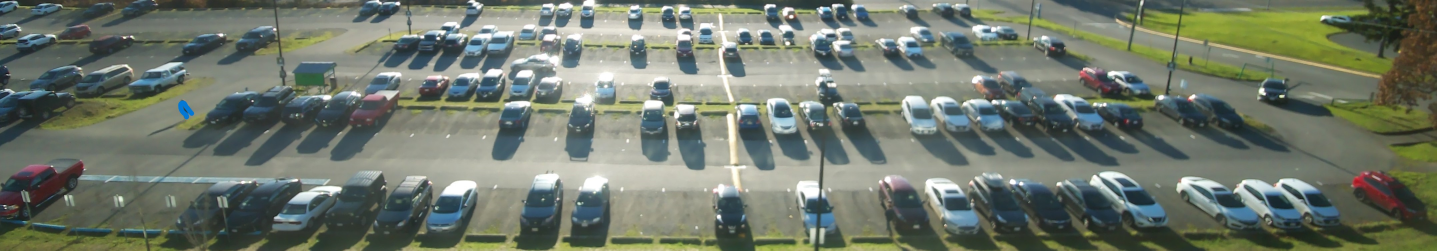
#> input picture Pics/PLPi3.jpg, 4310 x 752 px (shown at 1/3 size)
$ python 'Final Pi 3.py'
#> lines starting #> are read from the running program, lines starting #| are printed output that depends on the picture; after the words box and inside, x2 and y2 are one past the last pixel; in counts of white or black regions, pixels touching at a corner belong together
"""
Program Name: Spot Detection from Pi Image, V-3
Author: Get Parked
Creation Date: 15/09/2023
Description: This program reads an image taken from the Pi, ideally a parking lot and will perform open stall detection by filtering by,
stall colour comparison, rectangularity, minimum area and percentage of stalls' ground pixels.

It then will gather this information in an array and transmit the data to The Things Network.
"""

# Import Libraries
import cv2 as cv
import numpy as np
import serial

print("Starting")

# Variable Initialization
OpenSpotsCtr = 0
ParkingSpotsArray = [1] * 184
ser = serial.Serial('/dev/ttyS0', 115200, timeout=3)

H_BFR = 1
S_BFR = 5
V_BFR = 18

B_h_max = 0
B_s_max = 0
B_v_max = 0

P_h_max = 0
P_s_max = 0
P_v_max = 0

R_h_max = 0
R_s_max = 0
R_v_max = 0

G_h_max = 0
G_s_max = 0
G_v_max = 0

O_h_max = 0
O_s_max = 0
O_v_max = 0

Y_h_max = 0
Y_s_max = 0
Y_v_max = 0


# Function Definitions

def process_region(img, vertices, lower_gray, upper_gray, half_side, tolerance, min_area):
    hsv = cv.cvtColor(img, cv.COLOR_BGR2HSV)
    mask = cv.inRange(hsv, lower_gray, upper_gray)

    # Create Poligonal mask
    poly_mask = np.zeros_like(mask)
    vertices_array = np.array([vertices], dtype=np.int32)
    cv.fillPoly(poly_mask, vertices_array, 255)

    # Apply mask to original image
    masked = cv.bitwise_and(mask, mask, mask=poly_mask)

    height, width = masked.shape
    new_mask = np.zeros_like(masked)

    for y in range(half_side, height - half_side):
        for x in range(half_side, width - half_side):
            if masked[y, x] == 255:
                square = masked[y-half_side:y+half_side, x-half_side:x+half_side]
                if np.sum(square) / 255 >= (2 * half_side * 2 * half_side * tolerance):
                    new_mask[y-half_side:y+half_side, x-half_side:x+half_side] = 255

    contours, _ = cv.findContours(new_mask, cv.RETR_EXTERNAL, cv.CHAIN_APPROX_SIMPLE)
    final_mask = np.zeros_like(new_mask)
    for contour in contours:
        if cv.contourArea(contour) >= min_area:
            cv.drawContours(final_mask, [contour], -1, (255), thickness=cv.FILLED)

    result = img.copy()
    result[final_mask > 0] = [0, 255, 0]
    return result


def get_hsv_range_from_line(image, start_point, end_point, h_buffer = H_BFR, s_buffer = S_BFR, v_buffer = V_BFR):
    # Create a blank image the same size as the original
    mask = np.zeros(image.shape[:2], dtype=np.uint8)

    # Draw a line on the mask
    cv.line(mask, start_point, end_point, 255, 2)

    # Find the Pixels with the drawn line
    y_coords, x_coords = np.where(mask == 255)

    # Store HSV values of pixels detected
    h_values, s_values, v_values = [], [], []

    # Convert image from BGR to HSV
    hsv_image = cv.cvtColor(image, cv.COLOR_BGR2HSV)

    # Extract the HSV values
    for x, y in zip(x_coords, y_coords):
        h, s, v = hsv_image[y, x]
        h_values.append(h)
        s_values.append(s)
        v_values.append(v)

    # Calculate ranges of values
    h_min = max(0, min(h_values) - h_buffer)
    h_max = min(180, max(h_values) + h_buffer)
    s_min = max(0, min(s_values) - s_buffer)
    s_max = min(255, max(s_values) + s_buffer)
    v_min = max(0, min(v_values) - v_buffer)
    v_max = min(255, max(v_values) + v_buffer)

    return h_min, h_max, s_min, s_max, v_min, v_max

# [8 lines left out: function TransformToDecimal, not called in this run]


# Read Image, resize it and copy
PL = cv.imread('./Pics/PLPi3.jpg')
#> PL is the input picture: shape (752, 4310, 3); mean B, G, R 107.6, 120.2, 111.8
PLResized = cv.resize(PL, (1500, 600), interpolation = cv.INTER_AREA)
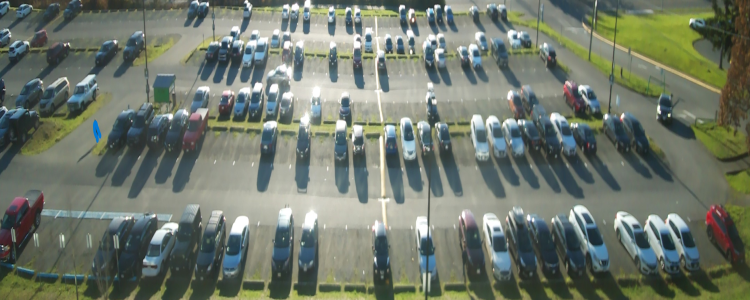
#> PLResized: shape (600, 1500, 3) (shown at 1/2 size); mean B, G, R 107.6, 120.2, 111.8
PLOG = PLResized.copy()


# Define lines for HSV values extraction
StartPointB = (2237, 582)
EndPointB = (2250, 685)

StartPointP = (2170, 355)
EndPointP = (2175, 410)

StartPointR = (2173, 48)
EndPointR = (2175, 65)

StartPointG = (2173, 48)
EndPointG = (2175, 65)

StartPointO = (2173, 48)
EndPointO = (2175, 65)

StartPointY = (2173, 48)
EndPointY = (2175, 65)

# Get HSV Ranges for each row
B_h_min, B_h_max, B_s_min, B_s_max, B_v_min, B_v_max = get_hsv_range_from_line(PL, StartPointB, EndPointB)
#> in get_hsv_range_from_line, `cv.line(mask, start_point, end_point, 255, 2)`:
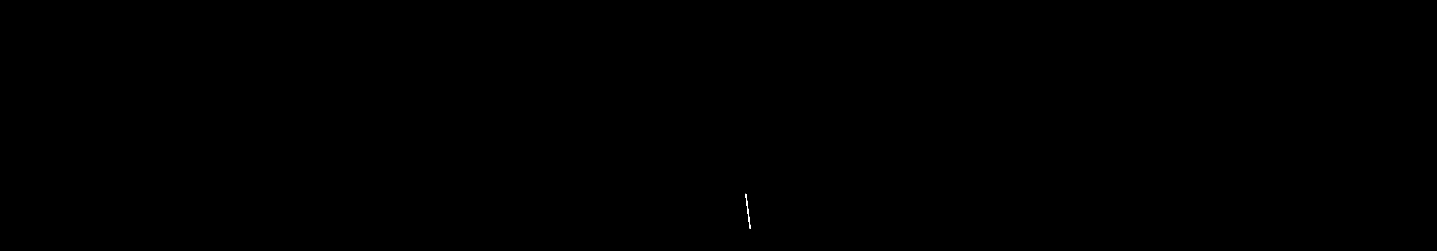
#> mask: shape (752, 4310) (shown at 1/3 size); 0.01% white; 1 white region, box (x1, y1, x2, y2) and area: (2236, 581, 2252, 687) 312
#> (the rest of the program and of its run is left out)
